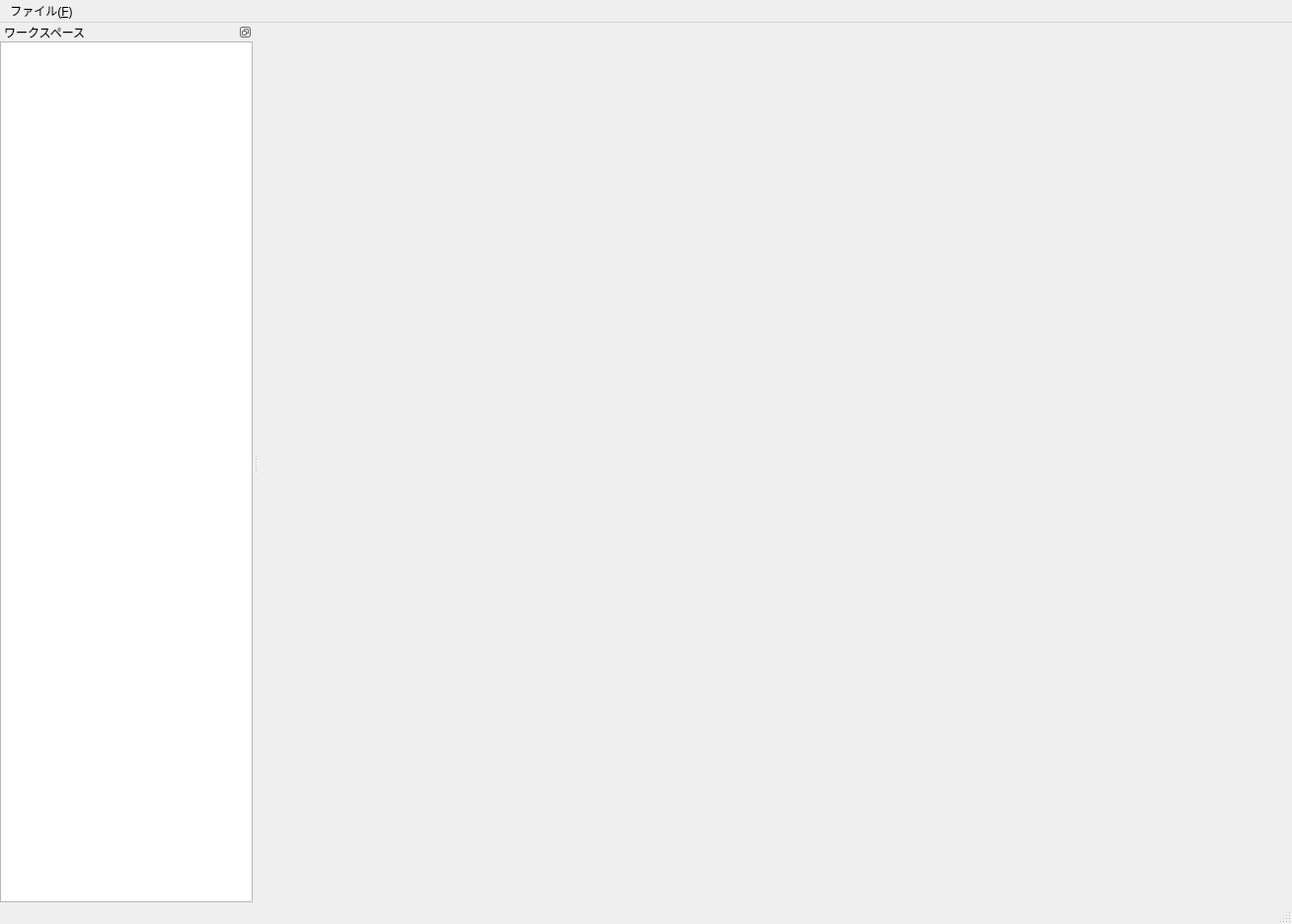
<?xml version="1.0" encoding="UTF-8"?>
<ui version="4.0">
 <class>MainWindow</class>
 <widget class="QMainWindow" name="MainWindow">
  <property name="geometry">
   <rect>
    <x>0</x>
    <y>0</y>
    <width>1309</width>
    <height>936</height>
   </rect>
  </property>
  <property name="windowTitle">
   <string>FloraRPC</string>
  </property>
  <widget class="QWidget" name="centralwidget">
   <layout class="QVBoxLayout" name="verticalLayout_3">
    <property name="leftMargin">
     <number>0</number>
    </property>
    <property name="topMargin">
     <number>0</number>
    </property>
    <property name="rightMargin">
     <number>0</number>
    </property>
    <property name="bottomMargin">
     <number>0</number>
    </property>
    <item>
     <widget class="QTabWidget" name="editorTabs">
      <property name="documentMode">
       <bool>true</bool>
      </property>
      <property name="tabsClosable">
       <bool>true</bool>
      </property>
      <property name="movable">
       <bool>true</bool>
      </property>
     </widget>
    </item>
   </layout>
  </widget>
  <widget class="QMenuBar" name="menubar">
   <property name="geometry">
    <rect>
     <x>0</x>
     <y>0</y>
     <width>1309</width>
     <height>40</height>
    </rect>
   </property>
   <widget class="QMenu" name="menuFile">
    <property name="title">
     <string>ファイル(&amp;F)</string>
    </property>
    <addaction name="actionOpen"/>
    <addaction name="separator"/>
    <addaction name="actionManageProto"/>
    <addaction name="separator"/>
    <addaction name="actionQuit"/>
   </widget>
   <addaction name="menuFile"/>
  </widget>
  <widget class="QStatusBar" name="statusbar"/>
  <widget class="QDockWidget" name="dockWidget">
   <property name="sizePolicy">
    <sizepolicy hsizetype="Preferred" vsizetype="Preferred">
     <horstretch>0</horstretch>
     <verstretch>0</verstretch>
    </sizepolicy>
   </property>
   <property name="minimumSize">
    <size>
     <width>91</width>
     <height>123</height>
    </size>
   </property>
   <property name="features">
    <set>QDockWidget::DockWidgetFloatable|QDockWidget::DockWidgetMovable</set>
   </property>
   <property name="allowedAreas">
    <set>Qt::LeftDockWidgetArea|Qt::RightDockWidgetArea</set>
   </property>
   <property name="windowTitle">
    <string>ワークスペース</string>
   </property>
   <attribute name="dockWidgetArea">
    <number>1</number>
   </attribute>
   <widget class="QWidget" name="dockWidgetContents">
    <layout class="QVBoxLayout" name="verticalLayout_8">
     <property name="spacing">
      <number>6</number>
     </property>
     <property name="leftMargin">
      <number>0</number>
     </property>
     <property name="topMargin">
      <number>0</number>
     </property>
     <property name="rightMargin">
      <number>0</number>
     </property>
     <property name="bottomMargin">
      <number>0</number>
     </property>
     <item>
      <widget class="QTreeView" name="treeView">
       <property name="sizePolicy">
        <sizepolicy hsizetype="Expanding" vsizetype="Expanding">
         <horstretch>1</horstretch>
         <verstretch>0</verstretch>
        </sizepolicy>
       </property>
       <property name="baseSize">
        <size>
         <width>0</width>
         <height>0</height>
        </size>
       </property>
       <property name="contextMenuPolicy">
        <enum>Qt::CustomContextMenu</enum>
       </property>
       <property name="selectionMode">
        <enum>QAbstractItemView::SingleSelection</enum>
       </property>
       <attribute name="headerVisible">
        <bool>false</bool>
       </attribute>
      </widget>
     </item>
    </layout>
   </widget>
  </widget>
  <action name="actionOpen">
   <property name="icon">
    <iconset theme="document-open">
     <normaloff>.</normaloff>.</iconset>
   </property>
   <property name="text">
    <string>Protoファイルを開く(&amp;O)...</string>
   </property>
   <property name="shortcut">
    <string>Ctrl+O</string>
   </property>
  </action>
  <action name="actionManageProto">
   <property name="icon">
    <iconset theme="document-properties">
     <normaloff>.</normaloff>.</iconset>
   </property>
   <property name="text">
    <string>インポート パスの管理(&amp;I)...</string>
   </property>
   <property name="shortcut">
    <string>Ctrl+I</string>
   </property>
  </action>
  <action name="actionQuit">
   <property name="icon">
    <iconset theme="application-exit">
     <normaloff>.</normaloff>.</iconset>
   </property>
   <property name="text">
    <string>終了(&amp;Q)</string>
   </property>
   <property name="shortcut">
    <string>Ctrl+Q</string>
   </property>
  </action>
 </widget>
 <resources/>
 <connections/>
</ui>
